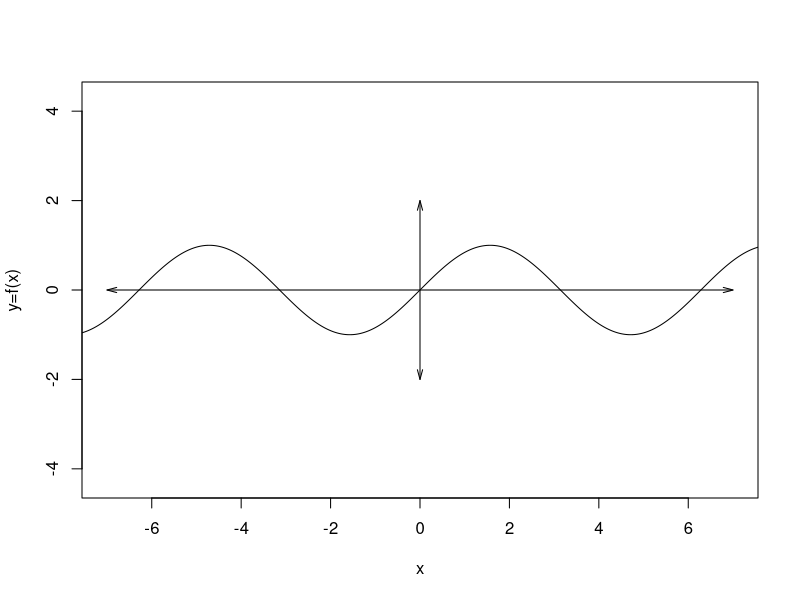
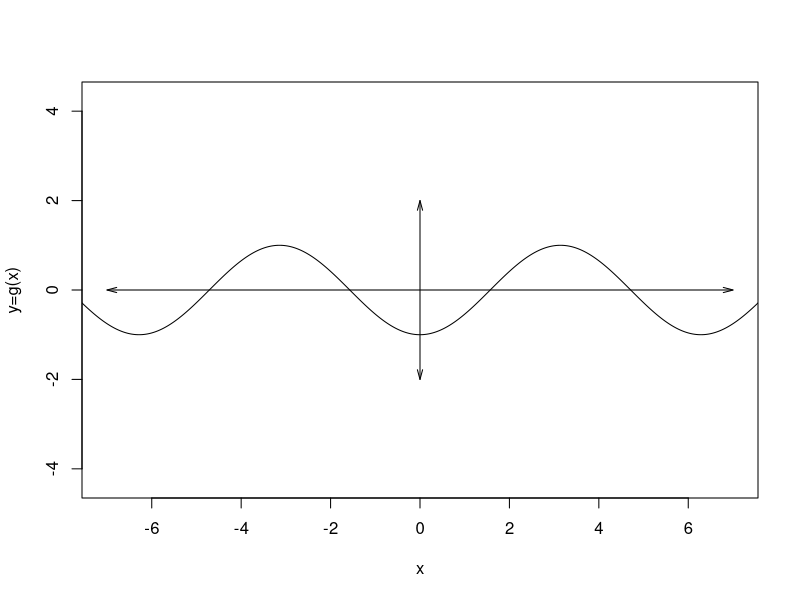
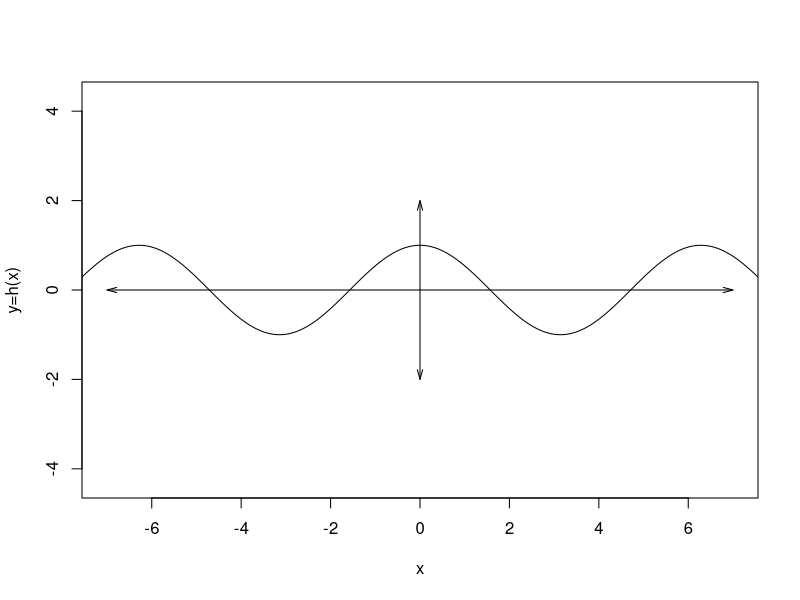
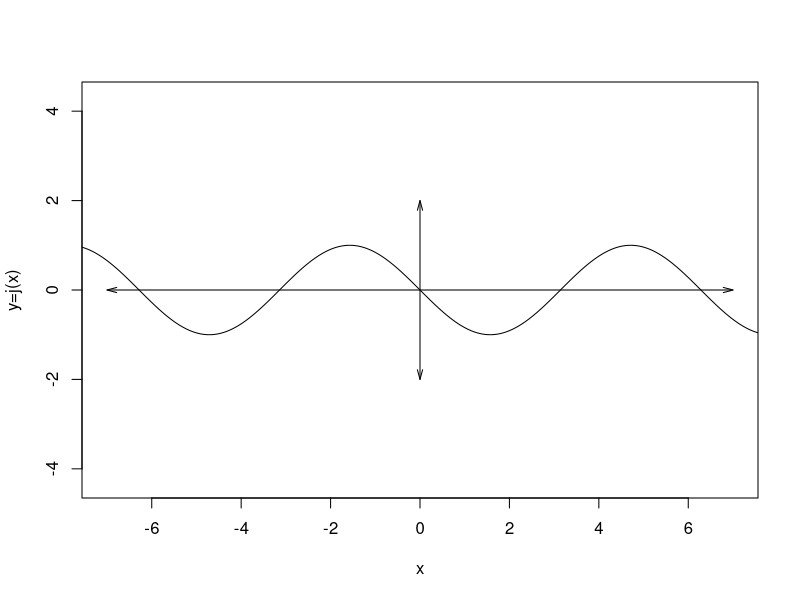

R code for these plots, in order:
## ---- chunk 1
xs = seq(-3*pi,3*pi,pi/1080)
y1 = sin(xs)
y2 = cos(xs)
y3 = -sin(xs)
y4 = -cos(xs)
ys = list(y1,y2,y3,y4)
ord = sample(1:4)

ach = c("sin","cos","-sin","-cos")
al1 = paste0("* f(x) = ",ach,"(x)",collapse="\n")
al2 = paste0("* g(x) = ",ach,"(x)",collapse="\n")
al3 = paste0("* h(x) = ",ach,"(x)",collapse="\n")
al4 = paste0("* j(x) = ",ach,"(x)",collapse="\n")

sol1 = paste0(1*(ord[1]==1:4),collapse="")
sol2 = paste0(1*(ord[2]==1:4),collapse="")
sol3 = paste0(1*(ord[3]==1:4),collapse="")
sol4 = paste0(1*(ord[4]==1:4),collapse="")
## ---- chunk 2
plot(0,0,"n",xlim=c(-7,7),ylim=c(-2,2),asp=1,xlab="x",ylab="y=f(x)")
arrows(-7,0,7,0,0.1,15,3)
arrows(0,2,0,-2,0.1,15,3)
lines(xs,ys[[ord[1]]])
## ---- chunk 3
plot(0,0,"n",xlim=c(-7,7),ylim=c(-2,2),asp=1,xlab="x",ylab="y=g(x)")
arrows(-7,0,7,0,0.1,15,3)
arrows(0,2,0,-2,0.1,15,3)
lines(xs,ys[[ord[2]]])
## ---- chunk 4
plot(0,0,"n",xlim=c(-7,7),ylim=c(-2,2),asp=1,xlab="x",ylab="y=h(x)")
arrows(-7,0,7,0,0.1,15,3)
arrows(0,2,0,-2,0.1,15,3)
lines(xs,ys[[ord[3]]])
## ---- chunk 5
plot(0,0,"n",xlim=c(-7,7),ylim=c(-2,2),asp=1,xlab="x",ylab="y=j(x)")
arrows(-7,0,7,0,0.1,15,3)
arrows(0,2,0,-2,0.1,15,3)
lines(xs,ys[[ord[4]]])
